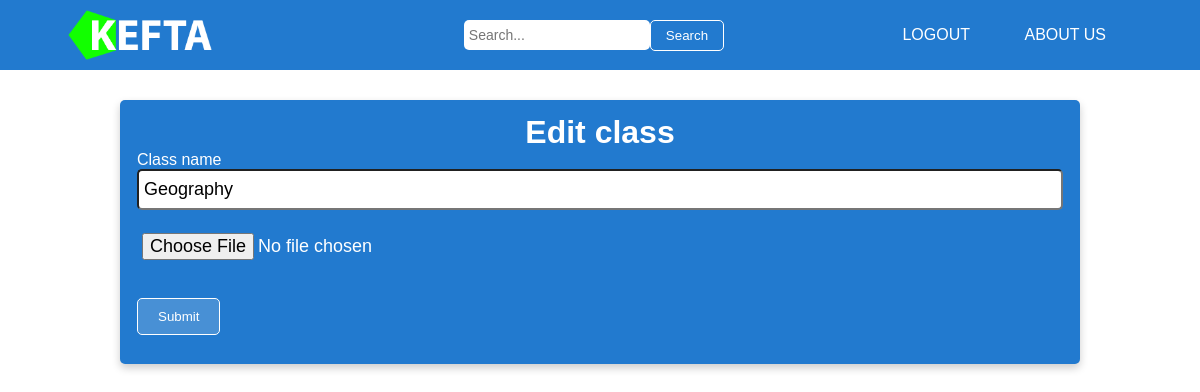
/edit_class/e55a221c-e8f1-492c-8fa3-c2ff10cf9cfa (signed in), run on an earlier commit of the app's database.
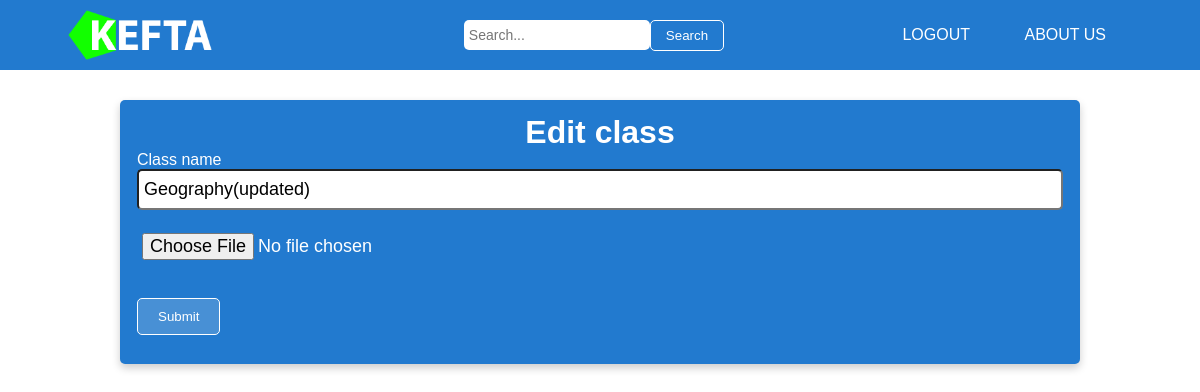
And on a later commit of the database.
### models/class_.py (models this page shows, shortened)
class Class(db.Model):
    id = db.Column(db.String(60), primary_key=True, default=generate_uuid)
    name = db.Column(db.String(60), nullable=False)
    teacher_id = db.Column(db.String(60), db.ForeignKey('teacher.id'),
                           nullable=False)
    created_at = db.Column(db.DateTime, nullable=False,
                           default=datetime.utcnow)
    updated_at = db.Column(db.DateTime, nullable=False,
                           default=datetime.utcnow)
    image_name = db.Column(db.String(60), nullable=False)
    exams = db.relationship('Exam', backref='class', lazy=True,
                            cascade="all, delete-orphan")

### views/classes.py (the view, shortened to what this page needs)
@classes.route('/edit_class/<string:class_id>', methods=['GET', 'POST'])
@login_required
def edit_class(class_id):
    if current_user.__class__.__name__ == 'Teacher':
        edit_obj = Class.query.get(class_id)
        if edit_obj:
            return render_template('edit_class.html', user=current_user,
                                   edit_class=edit_obj)
        else:
            flash('Some thing is wrong!', category='error')
            return redirect(url_for('classes.class_s'))

### app.py (called while the page is built)
@app.teardown_appcontext
def teardown_handler(self):
    db.session.remove()

### templates/edit_class.html (shortened to what this page needs)
{% extends "base.html" %}
{% block style %}
<link rel="stylesheet" type="text/css" href="../static/css/add_class.css">
{% endblock %}
{% block content%}
<div class="add-class">
	<form method="POST", enctype="multipart/form-data">
		<h1 align="center">Edit class</h1>
		<label for="class-name">Class name</label>
		<input type="text" value="{{edit_class.name}}" class="form-control" id="class-name" name="class-name" placeholder="Enter class name"/ required>
		<input type=file name="file" required>
		<br />
		<button type="submit" class="btn btn-primary">Submit</button>
	</form>
</div>
{% endblock %}

What changed in the data, as far as the page shows it:
changed Class: class-name "Geography" → "Geography(updated)"
